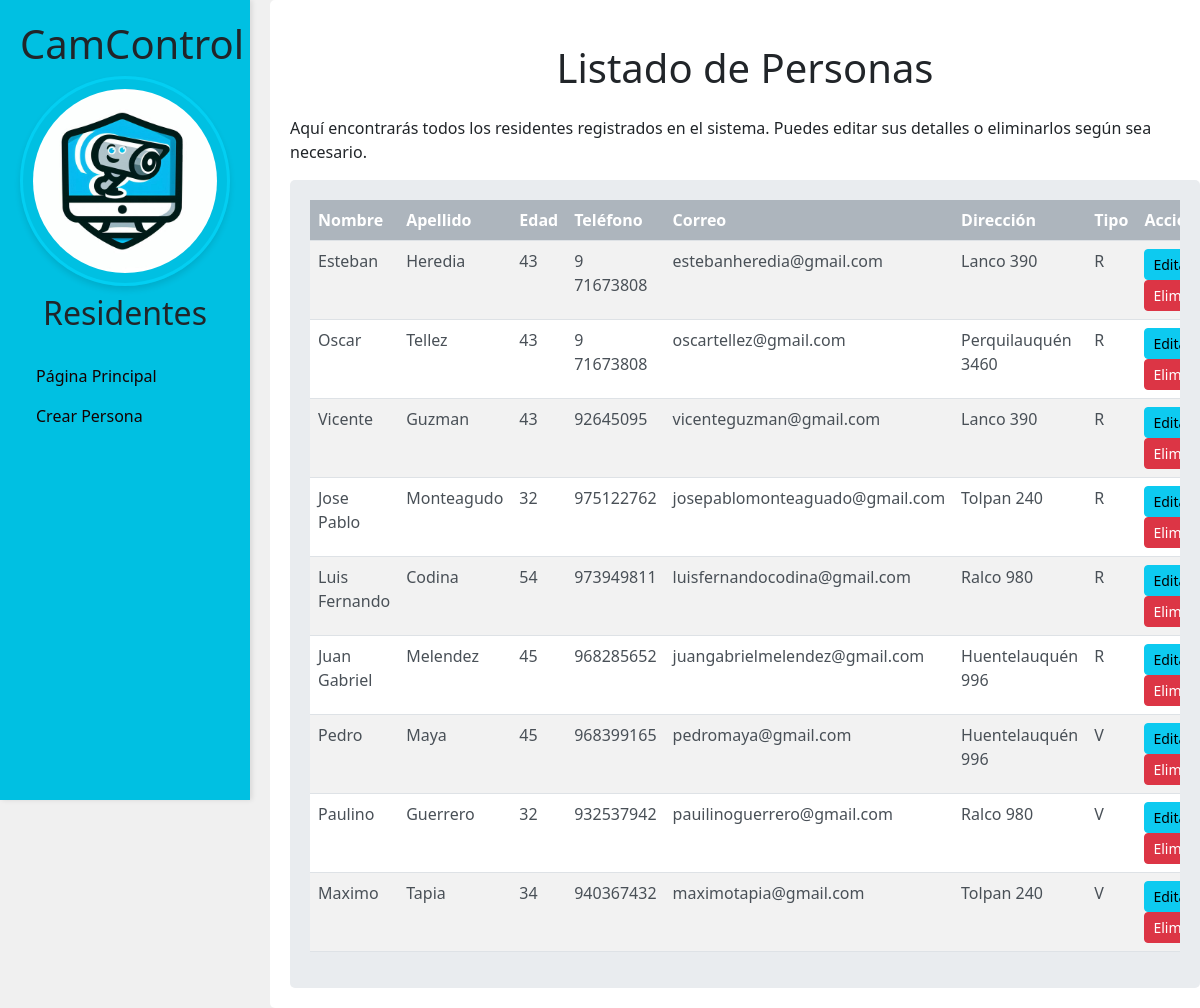
The app's page /residentes (signed in), older data.
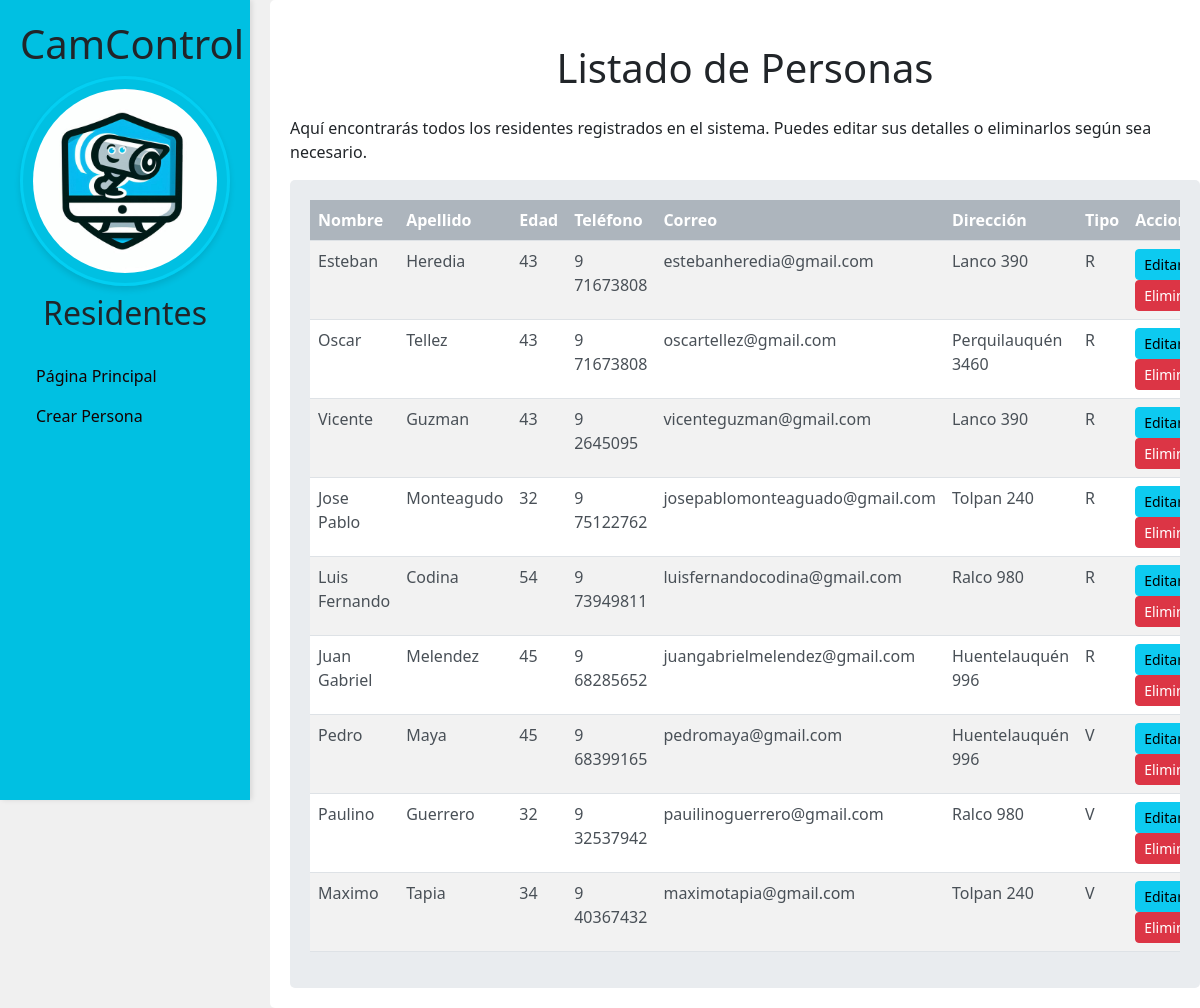
The same page, newer data.
### core/models.py (models this page shows, shortened)
class Persona(models.Model):
    nombre = models.CharField(max_length=100)
    apellido = models.CharField(max_length=100)
    edad = models.IntegerField()
    telefono = models.CharField(max_length=10)
    correo = models.CharField(max_length=100)
    direccion = models.CharField(max_length=100)
    tipo = models.CharField(max_length=100,choices=tipos,default='R')
    activo = models.BooleanField(default=True)

### core/views.py (the view)
# urls.py: path('residentes', views.residentes, name='Residentes'),
@login_required
def residentes(request):
    residentes = Persona.objects.all()
    return render(request, 'residentes.html', {'residentes': residentes})

### core/templates/residentes.html (shortened to what this page needs)
{% load static %}
<!DOCTYPE html>
<html lang="es">
<head>
    <link href="https://cdn.jsdelivr.net/npm/bootstrap@5.3.3/dist/css/bootstrap.min.css" rel="stylesheet">
</head>
<body>
    <aside class="sidebar">
        <div class="logo-title text-center mb-4">
            <h1 class="title">CamControl</h1>
            <img src="{% static 'img/logo-camcontrol.jpg' %}" alt="Logo" class="logo img-fluid mb-2">
            <h2 class="subtitle">{{ request.resolver_match.url_name }}</h2>
        </div>
        <nav class="nav-menu">
            <ul class="nav flex-column">
                <li class="nav-item">
                    <a class="nav-link" href="{% url 'Pagina Principal' %}">Página Principal</a>
                </li>
                <li class="nav-item">
                    <a class="nav-link" href="{% url 'crear Residente' %}">Crear Persona</a>
                </li>
            </ul>
        </nav>
    </aside>
    <div class="container main-container">
        <h1 class="text-center my-4">Listado de Personas</h1>
        <p class="description">
            Aquí encontrarás todos los residentes registrados en el sistema. Puedes editar sus detalles o eliminarlos según sea necesario.
        </p>
        <div class="table-container">
            <div class="table-responsive">
                <table class="table table-striped">
                    <thead>
                        <tr>
                            <th>Nombre</th>
                            <th>Apellido</th>
                            <th>Edad</th>
                            <th>Teléfono</th>
                            <th>Correo</th>
                            <th>Dirección</th>
                            <th>Tipo</th>
                            <th>Acciones</th>
                        </tr>
                    </thead>
                    <tbody>
                        {% for r in residentes %}
                        <tr>
                            <td>{{ r.nombre }}</td>
                            <td>{{ r.apellido }}</td>
                            <td>{{ r.edad }}</td>
                            <td>{{ r.telefono }}</td>
                            <td>{{ r.correo }}</td>
                            <td>{{ r.direccion }}</td>
                            <td>{{ r.tipo }}</td>
                            <td>
                                <a href="edicion_residente/{{ r.id }}" class="btn btn-info btn-sm">Editar</a>
                                <a href="eliminacion_residente/{{ r.id }}" class="btn btn-danger btn-sm">Eliminar</a>
                            </td>
                        </tr>
                        {% endfor %}
                    </tbody>
                </table>
            </div>
        </div>
    </div>
</body>
</html>

Row changes from the older to the newer data that the page shows:
changed Persona "Vicente": telefono "92645095" → "9 2645095"
changed Persona "Jose Pablo": telefono "975122762" → "9 75122762"
changed Persona "Luis Fernando": telefono "973949811" → "9 73949811"
changed Persona "Juan Gabriel": telefono "968285652" → "9 68285652"
changed Persona "Pedro": telefono "968399165" → "9 68399165"
changed Persona "Paulino": telefono "932537942" → "9 32537942"
changed Persona "Maximo": telefono "940367432" → "9 40367432"
